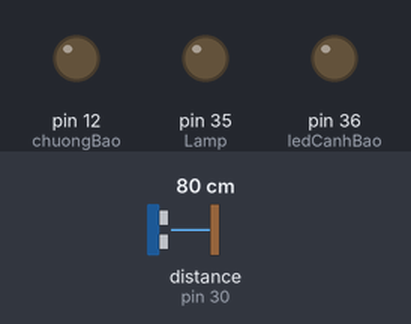
Simulated run of this sketch. Board: Arduino Mega 2560, built with avr-gcc and run on an emulated ATmega2560. On the bench: output pins drawn as LEDs (lit = HIGH). Wiring (inferred from the names in the program): ultrasonic range finder: trigger pin 31; echo pin 30. Dashed ring = blinking. The test bench sets the inputs (shaded band); at power-on: distance to the obstacle (sensor on pin 30) 80 cm. The echo pulse lasts 58.3 µs per cm; the local clock reads 2024-03-15 10:24:30 at power-on unless the sketch sets it; pins used as bus, display or sensor lines are not drawn.

Above: at 1.8 s.
1.9 s: distance to the obstacle (sensor on pin 30) set to 65 cm
5.2 s: distance to the obstacle (sensor on pin 30) set to 56 cm
At 8.6 s:
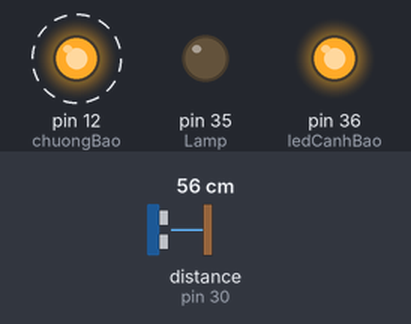
Timing chart, 0 to 15.3 s (numbered marks = the images above; inputs shaded):
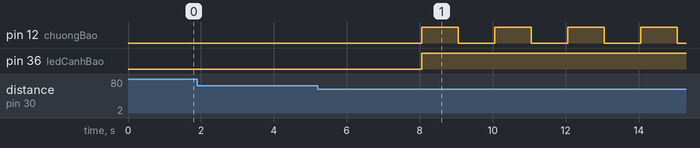

Measured:
- the behaviour switches between 61 and 60 cm on distance to the obstacle (sensor on pin 30) (found by bisection; images 0 and 1)
- after the input at 1.9 s, every drawn part: stays the same
- after the input at 5.2 s, pin 12 (chuongBao): alternates HIGH for 1.0 s and LOW for 1.0 s, starting after 2.9 s; pin 36 (ledCanhBao): LOW → HIGH after 2.9 s

The sketch:

case3_ultrasonic_rtc.ino
```cpp
#include "RTClib.h"
#define Lamp 35
RTC_DS1307 rtc;

int ledCanhBao = 36;
int chuongBao = 12;

//Khai báo UltraSonic
int echo = 30;
int trig = 31;
int kcToiDa = 60;                    // Khoảng cách tối đa cho phép (đơn vị: cm)
unsigned long thoiGianBatDauDo = 0;  // Biến lưu thời gian bắt đầu đo khoảng cách
bool canhBaoDaBat = false;           // Biến đánh dấu đã bật cảnh báo

void setup() {
  //#
  Serial1.begin(4800);
  //SETUP: Lamp-led-buzzer
  pinMode(Lamp, OUTPUT);
  pinMode(ledCanhBao, OUTPUT);
  pinMode(chuongBao, OUTPUT);

  //SETUP: Cảm biến siêu âm
  pinMode(trig, OUTPUT);
  pinMode(echo, INPUT);

  //SETUP: RTC
  if (!rtc.begin()) {
    Serial1.print("Couldn't find RTC");
    while (1)
      ;
  }

  if (!rtc.isrunning()) {
    Serial1.print("RTC is NOT running!");
  }

  rtc.adjust(DateTime(F(__DATE__), F(__TIME__)));
}


void loop() {

  digitalWrite(trig, LOW);
  delayMicroseconds(2);
  digitalWrite(trig, HIGH);
  delayMicroseconds(10);
  digitalWrite(trig, LOW);
  unsigned long thoiGianDo = pulseIn(echo, HIGH);
  int khoangCach = int(thoiGianDo/2/29.412);

  //---------------------------------------------------------------------------------------------------

  //CODE: Module thời gian thực
  DateTime now = rtc.now();  // Lấy thời gian hiện tại từ RTC
  int hour = now.hour();     // Lấy giờ hiện tại
  int minute = now.minute();

  //---------------------------------------------------------------------------------------------------

  //DS1307
  if (hour >= 17 && hour <= 20) {
    digitalWrite(Lamp, HIGH);  // Bật đèn LED
    Serial1.print("Khoang cach truoc cua: ");
    Serial1.print(khoangCach);
    Serial1.println("cm");
    Serial1.println("Troi toi - bat den");
    Serial1.println();
    delay(1000);

  } else {
    Serial1.print("Khoang cach truoc cua: ");
    Serial1.print(khoangCach);
    Serial1.println("cm");
    digitalWrite(Lamp, LOW);  // Tắt đèn LED
    Serial1.println("Troi sang - tat den");
    Serial1.println();
    delay(1000);
  }
  //Cảm biến ultrasonic

  //---------------------------------------------------------------------------------------------------

  //CODE: Cảm biến ULTRASONIC
  //Kiểm tra nếu có người đứng quá gần cửa trong khoảng thời gian quá lâu
  if (khoangCach < kcToiDa) {
    // Nếu người đứng quá gần cửa, kiểm tra thời gian
    if (!canhBaoDaBat) {
      // Nếu chưa bật cảnh báo, ghi lại thời gian bắt đầu
      thoiGianBatDauDo = millis();
      canhBaoDaBat = true;
    } else {
      // Nếu cảnh báo đã được bật, kiểm tra thời gian
      unsigned long thoiGianHienTai = millis();
      if (thoiGianHienTai - thoiGianBatDauDo >= 4) {  // Thời gian quá lâu: ví dụ 4 giây
        // Bật cảnh báo
        digitalWrite(ledCanhBao, HIGH);
        buzzer_beep();
        canhBaoDaBat = false;  // Reset biến cảnh báo

      }
    }
  } else {
    // Nếu không có ai đứng gần cửa, reset biến cảnh báo
    canhBaoDaBat = false;
  }


  // Hiển thị thời gian lên màn hình LCD
  // lcd_1.setCursor(0, 0);
  // if (now.hour() <= 9) {
  //   lcd_1.print("0");
  //   lcd_1.print(now.hour());
  // } else {
  //   lcd_1.print(now.hour());
  // }
  // lcd_1.print(':');
  // if (now.minute() <= 9) {
  //   lcd_1.print("0");
  //   lcd_1.print(now.minute());
  // } else {
  //   lcd_1.print(now.minute());
  // }
  // lcd_1.print(':');
  // if (now.second() <= 9) {
  //   lcd_1.print("0");
  //   lcd_1.print(now.second());
  // } else {
  //   lcd_1.print(now.second());
  // }
  // lcd_1.print("   ");
  // Kiểm tra nếu là thời gian bật/tắt đèn
}

void buzzer_beep() {
  for (int i = 0; i < 5; i++) {
    digitalWrite(chuongBao, HIGH);
    // digitalWrite(ledCanhBao, HIGH);
    delay(1000);
    digitalWrite(chuongBao, LOW);
    // digitalWrite(ledCanhBao, HIGH);
    delay(1000);
  }
}
```
